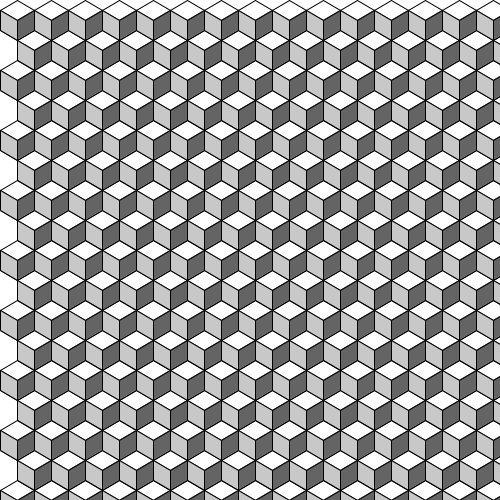
Frame 1 (no input)
Frame 60 (the mouse pressed at the canvas centre just before this capture): identical to frame 1, image omitted
Frame 120 (the mouse held since frame 60 and released just before this capture): identical to frame 1, image omitted

The Processing sketch that drew this single still picture (run headless with seeded random() and noise(); from frame 60 on, the mouse is pressed at the canvas centre):

// Processing sketch: processing_113090
// ── processing_113090.pde

void setup() 
{
  size(500, 500);

}
  
void draw() {
  
  background(255, 255, 255);
  stroke(0);
  float w=17;
  float h=20;
  for (int x = 0; x <500; x += 34)
  for (int y = 0; y <500; y+=60) 
  {
line(x,y+10,x+17,y);
line(x+17,y,x+34,y+10);
line(x,y+10,x+17,y+20); 
line(x+17,y+20,x+34,y+10);
line(x,y+10,x,y+30);
line(x+17,y+20,x+17,y+40);
line(x,y+30,x+17,y+40);
line(x+17,y+40,x+34,y+50);
line(x+34,y+30,x+17,y+40);
line(x+51,y+40,x+34,y+50);
line(x+17,y+40,x+17,y+60);
line(x+34,y+50,x+34,y+70);
fill(200);
quad(x,y+10,x+17,y+20,x+17,y+40,x,y+30);
fill(100);
quad(x+34,y+50,x+51,y+40,x+51,y+60,x+34,y+70);
fill(100);
quad(x+17,y+20,x+34,y+10,x+34,y+30,x+17,y+40);
fill(200);
quad(x+17,y+40,x+34,y+50,x+34,y+70,x+17,y+60);
}
 
  }
